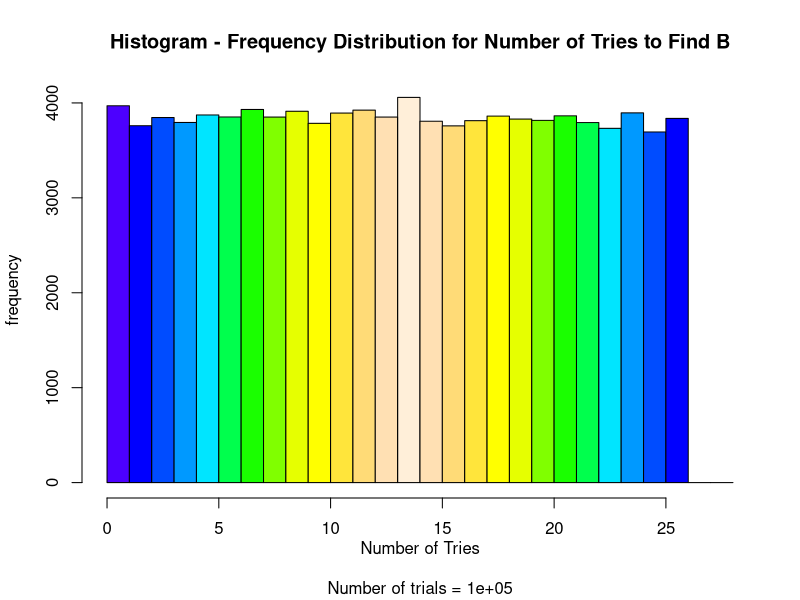

This figure's R source:
# Reddit Question - 2021-03-21
# URL: https://www.reddit.com/r/Rlanguage/comments/ma2wtb/random_sampling_until_success_with_character/
#
# Random Sampling until success with character variables? (self.Rlanguage)
# submitted 5 hours ago by Ambitious_Badger341
#
# I haven't found much to help me with understanding how its done. But for
# example the letters in the alphabet, how would i find the average time it
# takes to get to "B" with random sampling (without replacement) at a large
# scale. I cant wrap my head around it.

library(ggplot2)

numIterations <- 100000
sampleSet <- LETTERS
targetVal <- "B"
# numHistBreaks <- round(length(LETTERS) / 2, 0)
numHistBreaks <- length(sampleSet) + 1

# Compute the results
## Declare a data structure container to hold all results
resultSets <- vector("list", numIterations)

## Pre-Fill the data structure container, which makes a significant performance difference
resultSets <- lapply(
  1:numIterations,
  function(x) {

    lst <- list(
      iteration = as.numeric(x),
      resultVec = sample(sampleSet, length(sampleSet), replace = FALSE)
    )

    lst$timeUnitsToFindB <- which(lst[["resultVec"]] == targetVal, arr.ind = TRUE)

    return(lst)
  }
)

## Save all of the results to a single vector
resultsVector <- unlist(
  lapply(resultSets[1:numIterations], function(rslt) {rslt$timeUnitsToFindB})
)

## Prepare a list of functions to be used to calculate summary metrics
functionList <- list("length", "min", "max", "mean", "median", "sd")

## Calculate the summary of results
resultsSummary <- lapply(functionList, do.call, args = list(resultsVector))

## Rename the list elements for clarity in reporting
names(resultsSummary) <- unlist(functionList)

resultsSummary

# Set up plotting functions to visualize the results
## Create an array of fill colors for the histogram
colSet <- topo.colors(round(numHistBreaks / 2, 0) - 1)
# colSet <- rainbow(round(numHistBreaks / 2, 0) - 1)
histFillColors <-  c(colSet, adjustcolor(colSet[length(colSet)], alpha.f = 0.5), rev(colSet))

## Plot the histogram
hist(
  resultsVector,
  main = paste("Histogram - Frequency Distribution for Number of Tries to Find", targetVal),
  sub = paste("Number of trials =", numIterations),
  xlab = "Number of Tries\n",
  ylab = "frequency",
  freq = TRUE,
  xlim = c(0, numHistBreaks + 1),
  col = histFillColors,
  breaks = 0:(numHistBreaks + 1)
)
